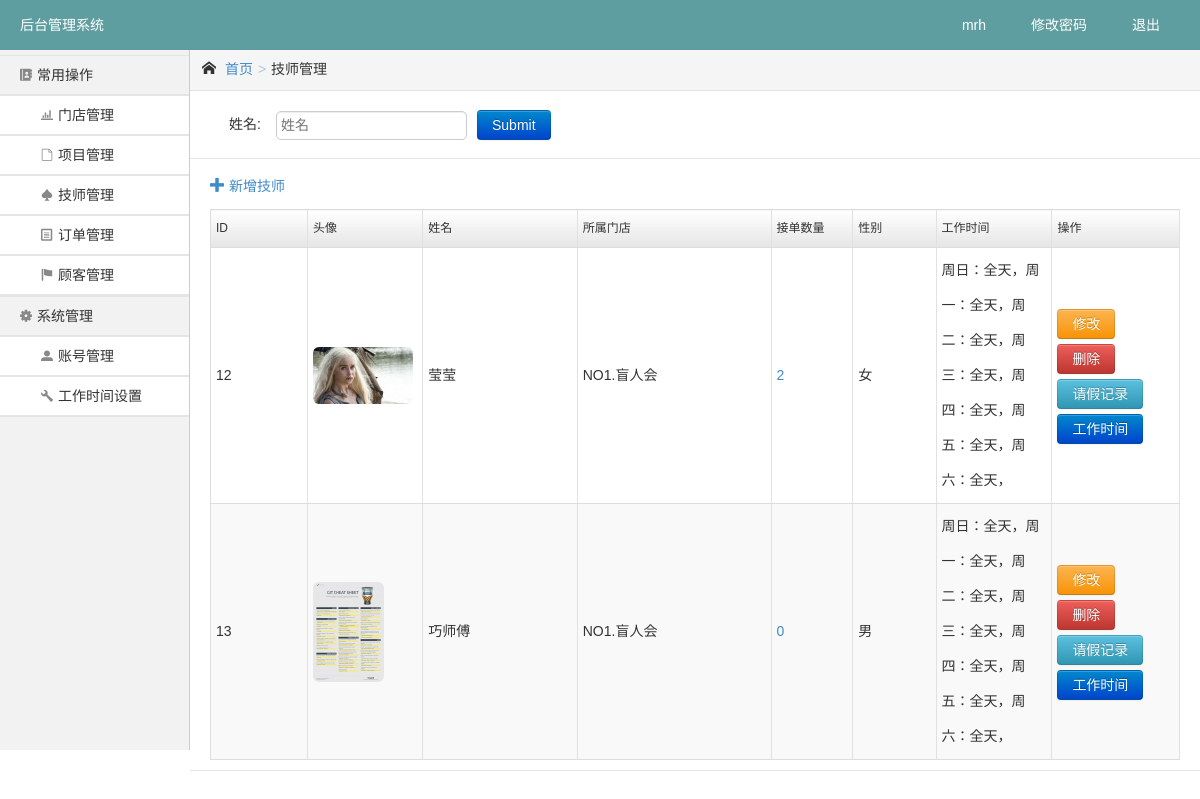
/index.php/backend/beautician (signed in), run on the app's committed database.
### tables this page shows
CREATE TABLE `beautician` (
  `beautician_id` int(10) unsigned NOT NULL AUTO_INCREMENT,
  `name` varchar(50) NOT NULL,
  `shop_id` int(10) NOT NULL,
  `sex` enum('女','男') NOT NULL DEFAULT '女',
  `avatar` varchar(1000) NOT NULL,
  `disabled` tinyint(1) unsigned NOT NULL DEFAULT '0',
  `work_time` tinyint(1) unsigned NOT NULL DEFAULT '1' COMMENT '工作时间, 1为全天， 2为早班， 3为晚班',
  `join_date` date DEFAULT NULL COMMENT '工作时间',
  `order_sort` bigint(11) unsigned NOT NULL DEFAULT '0',
  `created_time` datetime NOT NULL,
  PRIMARY KEY (`beautician_id`)
);

### application/controllers/BaseController.php (called while the page is built, shortened)
<?php
abstract class BaseController extends CI_Controller
{
  public function __construct()
  {
    $this->load->helper(array('url', 'form', 'security', 'common'));
  }
  public function see($layout, $view, $vars = array())
  {
    $layout = $layout . DS;
    $render = $this->load->view($layout . $view, $vars, true);
    $this->load->view($layout . 'layout', array('content' => $render));
  }
}

### application/controllers/BackendController.php (called while the page is built, shortened)
<?php
class BackendController extends BaseController
{
  public function view($view, $vars = array())
  {
    parent::see('backend', $view, $vars);
  }
}

### application/controllers/backend/Beautician.php (called while the page is built, shortened)
<?php
class Beautician extends BackendController
{
  public $timeSetting;
  public function __construct()
  {
    $this->timeSetting = array(BeauticianModel::ALL_DAY => '全天', BeauticianModel::MORNING_SHIFT => '早班',
      BeauticianModel::NIGHT_SHIFT => '晚班', BeauticianModel::MIDDAY_SHIFT => '中班',
      BeauticianModel::REST_SHIFT => '休息');
  }
  public function index()
  {
    $timeSetting = $this->timeSetting;
    $workTime = new WorkTimeUtil();
    $where = RequestUtil::buildLikeQueryParamsWithDisabled();
    $beauticians = (new BeauticianModel())->getAllBeauticians($where);
    $shops = (new ShopModel())->getAllShops();
    $beauticianOrderCounts = (new OrderModel())->getOrderCountsByBeauticianId();
    $this->view('beautician/index', array('beauticians' => $beauticians, 'shops' => $shops,
      'params' => RequestUtil::getParams(), 'beauticianOrderCounts' => $beauticianOrderCounts,
      'timeSetting' => $timeSetting, 'workTime' => $workTime->beauticianWorkTime));
  }
}

### system/codeigniter.php (called while the page is built, shortened)
<?php
spl_autoload_register(function ($class) {
    if (preg_match('~^[a-zA-Z]+Controller$~', $class)) {
        $classPath = APPPATH . 'controllers' . DS . $class . '.php';
    } else if (preg_match('~^[a-zA-Z]+Util$~', $class)) {
        $classPath = APPPATH . 'libraries' . DS . $class . '.php';
    } else if (preg_match('~^[a-zA-Z]+Model$~', $class)) {
        $classPath = APPPATH . 'models' . DS . $class . '.php';
    } else {
        ;
    }
}, true, true);
require_once BASEPATH . 'core/CodeIgniter.php';

### public/index.php (called while the page is built, shortened)
<?php
include '../system/codeigniter.php';

### application/libraries/UrlUtil.php (called while the page is built, shortened)
<?php
class UrlUtil
{
  public static function createUrl($urlPath)
  {
    return base_url() . $urlPath;
  }
  public static function createBackendUrl($urlPath)
  {
    return self::createUrl('backend/' . $urlPath);
  }
}

### application/libraries/RequestUtil.php (called while the page is built, shortened)
<?php
class RequestUtil
{
  public static function getParams()
  {
    return array_filter(array_map('xss_clean', $_GET), 'clearEmpty');
  }
  public static function buildLikeQueryParams()
  {
    $params = self::getParams();
    return $params;
  }
  public static function buildLikeQueryParamsWithDisabled()
  {
    $params = self::buildLikeQueryParams();
    $params['disabled'] = 'disabled=0';
    return implode(' and ', $params);
  }
}

### application/helpers/common_helper.php (called while the page is built, shortened)
<?php
function defaultValue($var, $defaultValue = '')
{
  return isset($var) ? $var : $defaultValue;
}

### application/libraries/CurdUtil.php (called while the page is built, shortened)
<?php
class CurdUtil
{
  private $table;
  private $db;
  public function __construct(CI_Model $model)
  {
    $this->model = $model;
    $this->table = $this->model->table;
    $this->instance = get_instance();
    $this->db = $this->instance->db;
  }
  public function readAll($order = '', $where = array())
  {
    if (!empty($order))
      $this->db->order_by($order);
    if (!empty($where))
      $this->db->where($where);
    return $this->result($this->db->get($this->table));
  }
  protected function result($query)
  {
    return $query->result_array();
  }
  public function query($sql)
  {
    $query = $this->db->query($sql);
    return $this->result($query);
  }
}

### application/models/BeauticianModel.php (called while the page is built, shortened)
<?php
class BeauticianModel extends BaseModel
{
  public function setTable()
  {
    $this->table = 'beautician';
  }
  public function getAllBeauticians($where = array())
  {
    return (new CurdUtil($this))->readAll('order_sort desc', $where);
  }
}

### application/libraries/UploadUtil.php (called while the page is built, shortened)
<?php
class UploadUtil
{
  public static function buildUploadDocPath($imageString, $size = '')
  {
    if (!is_array($imageString)) {
      $uploadDoc = json_decode($imageString, true);
    } else {
      $uploadDoc = $imageString;
    }
    if ($size) {
      $docPath = "{$uploadDoc['raw_name']}_{$size}{$uploadDoc['file_ext']}";
    } else {
      $docPath = "{$uploadDoc['raw_name']}{$uploadDoc['file_ext']}";
    }
    if (file_exists(UPLOAD_FOLDER . DIRECTORY_SEPARATOR . $docPath))
      return get_instance()->config->base_url() . UPLOAD_FOLDER . '/' . $docPath;
    else
      return get_instance()->config->base_url() . UPLOAD_FOLDER . "/{$uploadDoc['file_name']}";
  }
}

### application/models/BaseModel.php (called while the page is built, shortened)
<?php
abstract class BaseModel extends CI_Model
{
  private $cacheTime = 604800;
  public function setCache($key, $value)
  {
    $this->cache->save($key, $value, $this->cacheTime);
  }
  public function getCache($key)
  {
    return $this->cache->get($key);
  }
}

### application/models/ShopModel.php (called while the page is built, shortened)
<?php
class ShopModel extends BaseModel
{
  private $cacheName = 'shops';
  public function setTable()
  {
    $this->table = 'shop';
  }
  public function allShops()
  {
    $shops = $this->getCache($this->cacheName);
    if (!$shops) {
      $shops = (new CurdUtil($this))->readAll('create_time desc', array('disabled' => 0));
    }
    return $shops;
  }
  public function getAllShops()
  {
    $shops = $this->allShops();
    $_shops = array();
    foreach ($shops as $shop) {
      $_shops[$shop['shop_id']] = $shop['shop_name'];
    }
    return $_shops;
  }
}

### application/models/OrderModel.php (called while the page is built, shortened)
<?php
class OrderModel extends BaseModel
{
  public function setTable()
  {
    $this->table = 'order';
  }
  public function getOrderCountsByBeauticianId()
  {
    $status = self::ORDER_COMPLETE;
    $sql = "select count(*) as rows_count, beautician_id from `{$this->table}` where disabled=0 and order_status={$status} group by beautician_id";
    $orderGroup = (new CurdUtil($this))->query($sql);
    if ($orderGroup) {
      $_orderGroup = array();
      foreach ($orderGroup as $group) {
        $_orderGroup[$group['beautician_id']] = $group['rows_count'];
      }
    }
    return $_orderGroup;
  }
}

### application/libraries/ConfigUtil.php (called while the page is built, shortened)
<?php
class ConfigUtil
{
  public static function getConfigPath($config)
  {
    return APPPATH . 'config' . DS . $config . '.php';
  }
  public static function loadConfig($config)
  {
    $congigPath = self::getConfigPath($config);
    return include $congigPath;
  }
}

### application/config/work_time.php (called while the page is built)
<?php
return array (
  'allDay' => '10:00:00-22:00:00',
  'morningShift' => '10:00:00-19:00:00',
  'middayShift' => '12:00:00-21:00:00',
  'nightShift' => '13:00:00-22:00:00',
);
?>

### application/libraries/WorkTimeUtil.php (called while the page is built, shortened)
<?php
class WorkTimeUtil
{
  public $configFile = 'work_time';
  public $beauticianWorkTimeConfigFile = 'beautician_work_time';
  public function getTime()
  {
    $workTime = ConfigUtil::loadConfig($this->configFile);
    return $workTime;
  }
  public function getBeauticianWorkTime()
  {
    $workTime = ConfigUtil::loadConfig($this->beauticianWorkTimeConfigFile);
    return $workTime;
  }
}

### application/config/beautician_work_time.php (called while the page is built)
<?php
return array (
  5 =>
  array (
    0 => 3,
    1 => 2,
    2 => 5,
    3 => 3,
    4 => 3,
    5 => 2,
    6 => 2,
  ),
  6 =>
  array (
    0 => 4,
    1 => 5,
    2 => 2,
    3 => 4,
    4 => 2,
    5 => 4,
    6 => 4,
  ),
  7 =>
  array (
    0 => 2,
    1 => 3,
    2 => 3,
    3 => 2,
    4 => 5,
    5 => 3,
    6 => 3,
  ),
  12 =>
  array (
    0 => '1',
    1 => '1',
    2 => '1',
    3 => '1',
    4 => '1',
    5 => '1',
    6 => '1',
  ),
  13 =>
  array (
    0 => '1',
    1 => '1',
    2 => '1',
    3 => '1',
    4 => '1',
    5 => '1',
    6 => '1',
  ),
);
?>

### application/libraries/DateUtil.php (called while the page is built, shortened)
<?php
class DateUtil
{
  public static $weeks = array(0 => '周日', 1 => '周一', 2 => '周二', 3 => '周三', 4 => '周四', 5 => '周五', 6 => '周六');
  public static function inWeekName($w)
  {
    $weeks = self::$weeks;
    return $weeks[$w];
  }
}

### application/views/backend/beautician/index.php (the view, shortened to what this page needs)
<div class="crumb-wrap">
  <div class="crumb-list"><i class="icon-font"></i>
    <a href="<?php echo UrlUtil::createBackendUrl('project/index'); ?>">首页</a><span
      class="crumb-step">&gt;</span><span class="crumb-name">技师管理</span></div>
</div>
<div class="search-wrap">
  <div class="search-content">
    <form action="<?php echo UrlUtil::createBackendUrl('beautician/index'); ?>?" method="get">
      <table class="search-tab">
        <tr>
          <th width="70">姓名:</th>
          <td><input class="common-text" placeholder="姓名" type="text"
                     name="name" value="<?php echo defaultValue($params['name']); ?>"></td>
          <td><input class="btn btn-primary btn2" type="submit"></td>
        </tr>
      </table>
    </form>
  </div>
</div>
<div class="result-wrap">
  <div class="result-title">
    <div class="result-list">
      <a href="<?php echo UrlUtil::createBackendUrl('beautician/addBeautician') ?>">
        <i class="icon-font"></i>新增技师</a>
    </div>
  </div>
  <?php if ($beauticians): ?>
    <div class="result-content">
      <table class="result-tab" width="100%">
        <tr>
          <th width="10%">ID</th>
          <th width=110>头像</th>
          <th width="200">姓名</th>
          <th width="20%">所属门店</th>
          <th width=100>接单数量</th>
          <th width=100>性别</th>
          <th width="140">工作时间</th>
          <th width="150">操作</th>
        </tr>
        <?php foreach ($beauticians as $beautician): ?>
          <?php $beautician_id = $beautician['beautician_id']; ?>
          <tr>
            <td><?php echo $beautician_id; ?></td>
            <td><img src="<?php echo UploadUtil::buildUploadDocPath($beautician['avatar'], '100x100'); ?>">
            </td>
            <td><?php echo $beautician['name']; ?></td>
            <td><?php echo $shops[$beautician['shop_id']]; ?></td>
            <td>
              <a
                href="<?php echo UrlUtil::createBackendUrl('order/index?order_status=100&beautician_id=' . $beautician_id); ?>">
                <?php echo $beauticianOrderCounts[$beautician_id] ? $beauticianOrderCounts[$beautician_id] : 0; ?>
              </a>
            </td>
            <td><?php echo $beautician['sex']; ?></td>
            <td><?php
              $beauticianWorkTime = $workTime[$beautician_id];
              foreach ($beauticianWorkTime as $key => $time) {
                echo DateUtil::inWeekName($key) . '：' . $timeSetting[$time] . '，';
              }
              ?>
            </td>
            <td>
              <a class="link-update btn btn-warning"
                 href="<?php echo UrlUtil::createBackendUrl("beautician/updateBeautician/{$beautician_id}"); ?>">修改</a>
              <a class="link-del btn btn-danger"
                 href="<?php echo UrlUtil::createBackendUrl("beautician/deleteBeautician/{$beautician_id}"); ?>">删除</a>
              <a class="link-update btn btn-info"
                 href="<?php echo UrlUtil::createBackendUrl("beautician/rest?beautician_id={$beautician_id}"); ?>">请假记录</a>
              <a class="link-update btn btn-primary"
                 href="<?php echo UrlUtil::createBackendUrl("beautician/updateBeauticianWorkTime/{$beautician_id}"); ?>">工作时间</a>
            </td>
          </tr>
        <?php endforeach; ?>
      </table>
    </div>
  <?php else: ?>
    <div class="error">请添加技师</div>
  <?php endif; ?>
</div>

### data on the page
beautician: beautician_id "12", shows a picture, name "莹莹", shop "NO1.盲人会", beautician_id "2", sex "女", key "周日", beautician_id "全天", key "周一", key "周二", key "周三", key "周四", key "周五", key "周六"
beautician: beautician_id "13", shows a picture, name "巧师傅", shop "NO1.盲人会", shows "0", sex "男", key "周日", beautician_id "全天", key "周一", key "周二", key "周三", key "周四", key "周五", key "周六"

### other printed values
UserUtil::getUserName() "mrh"
